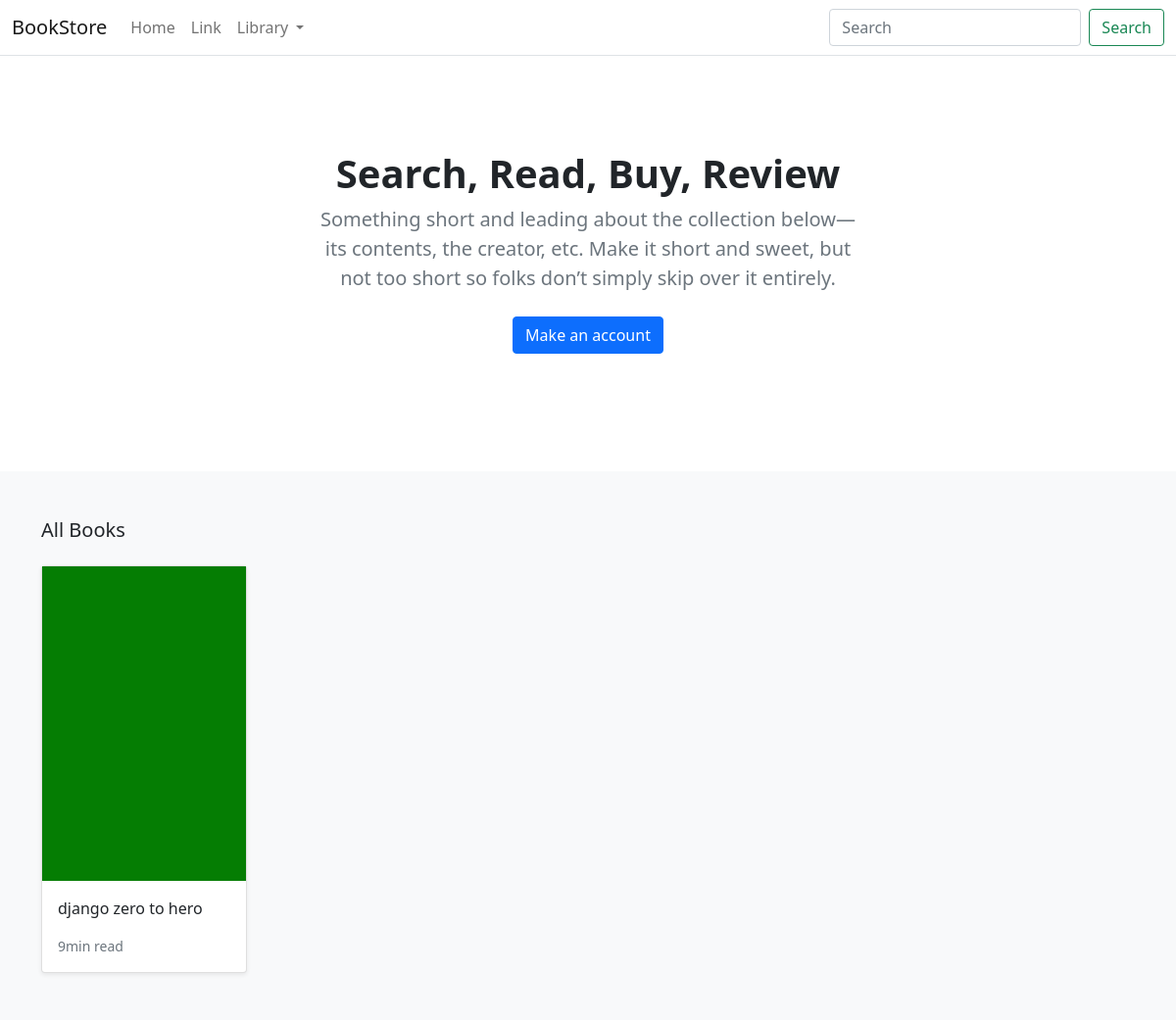
Before: / with the older database file.
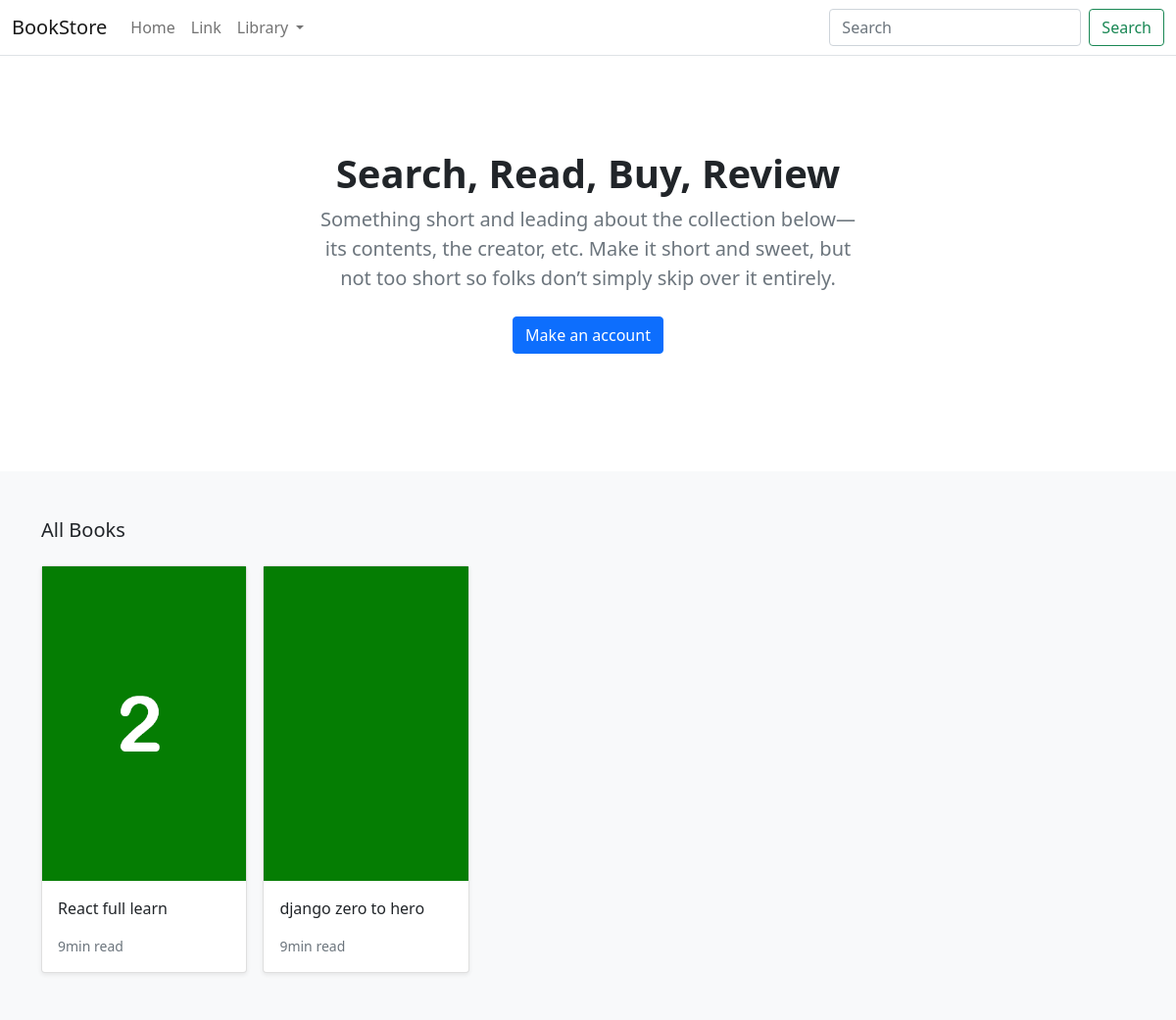
After: the same page with the newer database file.
### store/models.py (models this page shows, shortened)
class Product(models.Model):
    category = models.ForeignKey(Category, related_name='product', on_delete=models.CASCADE)
    created_by = models.ForeignKey(User, related_name='product_creator' ,on_delete=models.CASCADE)
    title = models.CharField(max_length=255)
    author = models.CharField(max_length=255, default='admin')
    description = models.TextField(blank=True)
    image = models.ImageField(upload_to='images/')
    slug = models.SlugField(max_length=255)
    price = models.DecimalField(max_digits=4, decimal_places=2)
    in_stock = models.BooleanField(default=True)
    is_active = models.BooleanField(default=True)
    created = models.DateTimeField(auto_now_add=True)
    updated = models.DateTimeField(auto_now=True)
    class Meta:
        verbose_name_plural = 'Products'
        ordering = ('-created',)
    def get_absolute_url(self):
        return reverse("store:product_detail", kwargs={"slug": self.slug})

### store/views.py (the view)
# urls.py: path('', views.all_products, name='all_products'),
def all_products(request):
    products = Product.objects.all()
    return render(request, 'store/home.html', {'products': products})

### store/models.py (called while the page is built)
    def get_absolute_url(self):
        return reverse("store:category_list", kwargs={"category_slug": self.slug})

### store/views.py (called while the page is built)
def categories(request):
    return {
        'categories': Category.objects.all()
    }

### templates/store/home.html (shortened to what this page needs)
{% extends "./base.html" %}
{% load static %}
{% block content %}
<main>
    <section class="py-5 text-center container">
      <div class="row py-lg-5">
        <div class="col-lg-6 col-md-8 mx-auto">
          <h1 class="h1 fw-bold">Search, Read, Buy, Review</h1>
          <p class="lead text-muted">Something short and leading about the collection below—its contents, the creator,
            etc. Make it short and sweet, but not too short so folks don’t simply skip over it entirely.</p>
          <p>
            <a href="#" class="btn btn-primary my-2">Make an account</a>
          </p>
        </div>
      </div>
    </section>
    <div class="album py-5 bg-light">
      <div class="container">
        <div class="pb-3 h5">All Books</div>
        <div class="row row-cols-1 row-cols-sm-2 row-cols-md-5 g-3">
          {% for product in products %}
          <div class="col">
            <div class="card shadow-sm">
              <img class="img-fluid" alt="Responsive image" src="{{ product.image.url }}">
              <div class="card-body">
                <p class="card-text">
                  <a class="text-dark text-decoration-none" href="{{ product.get_absolute_url }}">{{ product.title }}</a>
                </p>
                <div class="d-flex justify-content-between align-items-center">
                  <small class="text-muted">9min read</small>
                </div>
              </div>
            </div>
          </div>
          {% endfor %}
        </div>
      </div>
    </div>
  </main>
{% endblock  %}

### templates/store/base.html (shortened to what this page needs)
{% load static %}
<!DOCTYPE html>
<html lang="en">
<head>
    <link href="https://cdn.jsdelivr.net/npm/bootstrap@5.0.0-beta1/dist/css/bootstrap.min.css" rel="stylesheet">
</head>
<body>
    <header>
        <nav class="navbar navbar-expand-md navbar-light bg-white border-bottom">
            <div class="container-fluid">
                <a class="navbar-brand" href="#">BookStore</a>
                <div class="collapse navbar-collapse" id="navbarCollapse">
                    <ul class="navbar-nav me-auto mb-2 mb-md-0">
                        <li class="nav-item active">
                            <a class="nav-link" aria-current="page" href="/">Home</a>
                        </li>
                        <li class="nav-item">
                            <a class="nav-link" href="#">Link</a>
                        </li>
                        <li class="nav-item dropdown">
                            <a class="nav-link dropdown-toggle" href="#" id="navbarDropdown" role="button"
                                data-bs-toggle="dropdown" aria-expanded="false">
                                Library
                            </a>
                        </li>
                    </ul>
                    <form class="d-flex">
                        <input class="form-control me-2" type="search" placeholder="Search" aria-label="Search">
                        <button class="btn btn-outline-success" type="submit">Search</button>
                    </form>
                </div>
            </div>
        </nav>
    </header>
    <div id="content">{% block content %}{% endblock  %}</div>
</body>
</html>

Changed rows visible on the page:
added Product: image (picture), title "React full learn"
